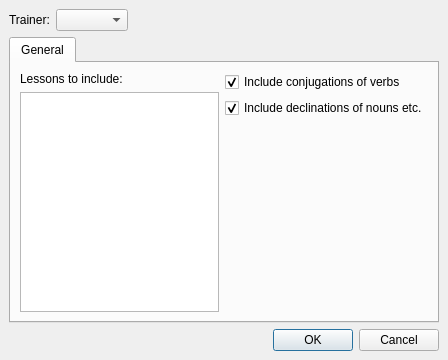
<ui version="4.0" >
 <class>DlgTrainerSelect</class>
 <widget class="QDialog" name="DlgTrainerSelect" >
  <property name="geometry" >
   <rect>
    <x>0</x>
    <y>0</y>
    <width>448</width>
    <height>360</height>
   </rect>
  </property>
  <property name="windowTitle" >
   <string>Select trainer</string>
  </property>
  <layout class="QVBoxLayout" >
   <property name="margin" >
    <number>9</number>
   </property>
   <property name="spacing" >
    <number>6</number>
   </property>
   <item>
    <layout class="QHBoxLayout" >
     <property name="margin" >
      <number>0</number>
     </property>
     <property name="spacing" >
      <number>6</number>
     </property>
     <item>
      <widget class="QLabel" name="label" >
       <property name="text" >
        <string>Trainer:</string>
       </property>
      </widget>
     </item>
     <item>
      <widget class="QComboBox" name="cboxTrainer" />
     </item>
     <item>
      <spacer>
       <property name="orientation" >
        <enum>Qt::Horizontal</enum>
       </property>
       <property name="sizeHint" >
        <size>
         <width>40</width>
         <height>20</height>
        </size>
       </property>
      </spacer>
     </item>
    </layout>
   </item>
   <item>
    <widget class="QTabWidget" name="tabWidget" >
     <property name="currentIndex" >
      <number>0</number>
     </property>
     <widget class="QWidget" name="tab" >
      <attribute name="title" >
       <string>General</string>
      </attribute>
      <layout class="QHBoxLayout" >
       <property name="margin" >
        <number>9</number>
       </property>
       <property name="spacing" >
        <number>6</number>
       </property>
       <item>
        <layout class="QVBoxLayout" >
         <property name="margin" >
          <number>0</number>
         </property>
         <property name="spacing" >
          <number>6</number>
         </property>
         <item>
          <widget class="QLabel" name="label_2" >
           <property name="text" >
            <string>Lessons to include:</string>
           </property>
          </widget>
         </item>
         <item>
          <widget class="QListWidget" name="lwLessons" />
         </item>
        </layout>
       </item>
       <item>
        <layout class="QVBoxLayout" >
         <property name="margin" >
          <number>0</number>
         </property>
         <property name="spacing" >
          <number>6</number>
         </property>
         <item>
          <widget class="QCheckBox" name="chkBoxConjs" >
           <property name="text" >
            <string>Include conjugations of verbs</string>
           </property>
           <property name="checked" >
            <bool>true</bool>
           </property>
          </widget>
         </item>
         <item>
          <widget class="QCheckBox" name="chkBoxDecls" >
           <property name="text" >
            <string>Include declinations of nouns etc.</string>
           </property>
           <property name="checked" >
            <bool>true</bool>
           </property>
          </widget>
         </item>
         <item>
          <spacer>
           <property name="orientation" >
            <enum>Qt::Vertical</enum>
           </property>
           <property name="sizeHint" >
            <size>
             <width>20</width>
             <height>161</height>
            </size>
           </property>
          </spacer>
         </item>
        </layout>
       </item>
      </layout>
     </widget>
    </widget>
   </item>
   <item>
    <widget class="QDialogButtonBox" name="buttonBox" >
     <property name="orientation" >
      <enum>Qt::Horizontal</enum>
     </property>
     <property name="standardButtons" >
      <set>QDialogButtonBox::Cancel|QDialogButtonBox::NoButton|QDialogButtonBox::Ok</set>
     </property>
    </widget>
   </item>
  </layout>
 </widget>
 <resources/>
 <connections>
  <connection>
   <sender>buttonBox</sender>
   <signal>rejected()</signal>
   <receiver>DlgTrainerSelect</receiver>
   <slot>reject()</slot>
   <hints>
    <hint type="sourcelabel" >
     <x>259</x>
     <y>336</y>
    </hint>
    <hint type="destinationlabel" >
     <x>259</x>
     <y>179</y>
    </hint>
   </hints>
  </connection>
 </connections>
</ui>
